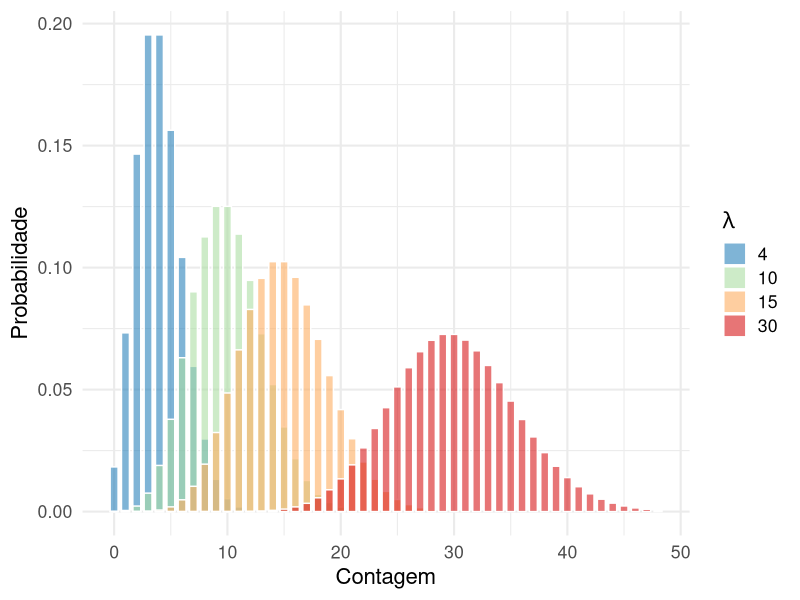
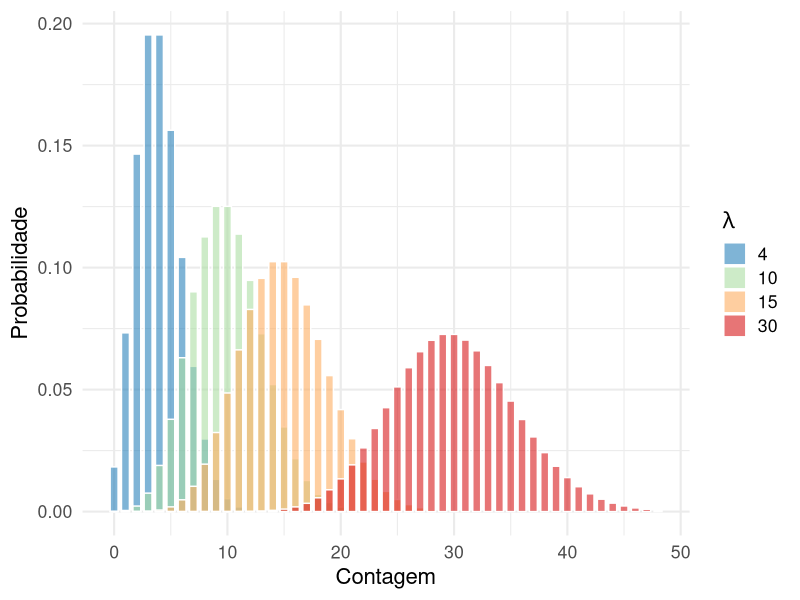
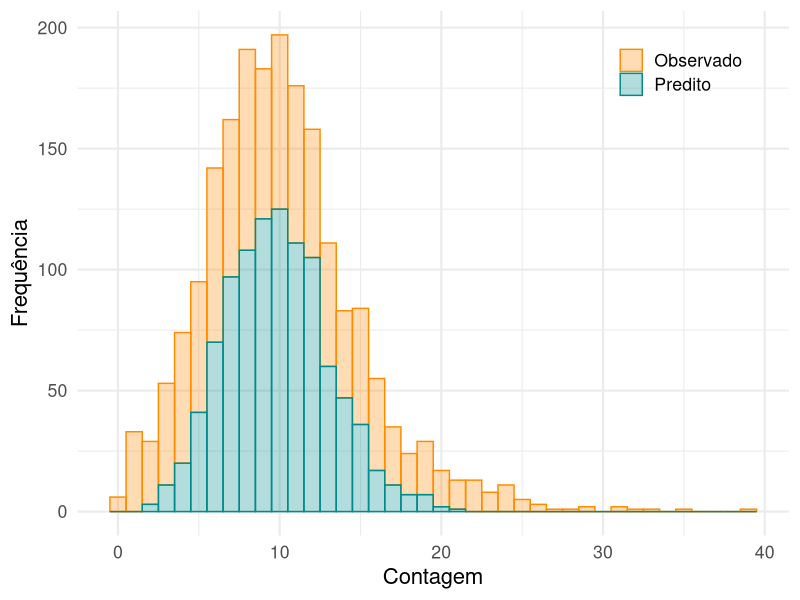

These charts were generated, in order, by the following R code: (Note: this script raises an error after producing the figures.)
#                                 #
#          - Figuras -            #
#            Aula 04              #
#                                 #
###################################


# Carregando os pacotes
#~~~~~~~~~~~~~~~~~~~~~~~~
library(ggplot2)
library(dplyr)
library(tidyr)


# Definindo o diretório base
#~~~~~~~~~~~~~~~~~~~~~~~~~~~~
setwd("~/OneDrive/Arbeit/Lectures_and_Talks/UFRN/Lectures/ECL0072-GLM_GAM/")



########################
# Distribuição Poisson #
########################


## Definindo o parâmetro (lambda) ##
lambdas <- c(4, 10, 15, 30)

## Simulando os dados ##
df_pois <- lapply(lambdas, function(lambda) {
  x <- 0:qpois(0.999, lambda) # include 99.9% of mass
  data.frame(x = x,
             y = dpois(x, lambda),
             lambda = factor(lambda))}) %>%
  bind_rows()


## Plot
p1 <- ggplot(df_pois, aes(x = x, y = y, fill = lambda)) +
  #geom_line(linewidth = 1.2) +
  #geom_point(size = 2) +
  geom_col(position = "identity", alpha = 0.6, width = 0.7, col = 'white') +
  theme_minimal(base_size = 14) +
  scale_fill_brewer(palette = "Spectral",direction = -1) +
 #scale_color_brewer(palette = "Spectral") +
  
  theme_minimal(base_size = 16) +
  labs( x = "Contagem",
        y = "Probabilidade",
        fill = expression(lambda))
p1

# ## Simulando os dados ##
# simu1 <- data.frame(x = 0:10, 
#                     y = dpois(0:10, lambda=3), 
#                     media = "E[Y] = 3")
# 
# simu2 <- data.frame(x = 0:10, 
#                     y = dpois(0:10, lambda=5),
#                     media = "E[Y] = 5")
# 
# simu3 <- data.frame(x = 0:40, 
#                     y = dpois(0:40, lambda=10), 
#                     media = "E[Y] = 10")
# 
# 
# simu4 <- data.frame(x = 60:140, 
#                     y = dpois(60:140, lambda=100), 
#                     media = "E[Y] = 100")
# 
# allsim <- rbind(simu1,simu2,simu3,simu4)
# allsim$media <- as.factor(allsim$media)
# 
# 
# ## Plot ##
# p1 <- ggplot(allsim, aes(x, y)) +
#   geom_segment(aes(x=x, xend=x, y=0, yend=y), linewidth=1.1, col = 'cyan4') +
#   geom_point(size=1.7,col = 'cyan4') +
#   facet_wrap(as.factor(media) ~ ., scales="free") +
#   ggpubr::theme_pubclean(base_size = 16) +
#   theme_bw(base_size = 16) +
#   theme(strip.background = element_rect(fill = "white"),
#         strip.text = element_text(face = "bold", size = 18),
#         panel.grid.major = element_line(linetype = "dotted"),
#         panel.grid.minor = element_line(linetype = "dotted"),
#         panel.border = element_blank(),
#         panel.spacing = unit(4, "lines"),
#         strip.placement = "outside")
# #p1

ggsave(plot = p1,
       filename ="Figuras/Distribuicao_Poisson.png", 
       width = 15,
       height = 8,
       dpi = 350)



##################
# Sobredispersão #
##################

# Para ilustrar o exemplo, usaremos a distribuição Poisson
# para representar os dados preditos.
# Para representar os dados observados, usaremos uma distribuição
# Binomial Negativa, que acomoda sobredispersão.


set.seed(987) #Para garantir a reprodutibilidade da simulação

## Definindo os parâmetros ##
nsim <- 1000 #No. de simulacoes
lambda <- 10 #Média de eventps
phi <- 4 #Sobredispersão

## Simulando os dados ##
predito <- rpois(nsim, lambda)
observado <- rnbinom(nsim, mu = lambda, size = phi) 

# Combine into dataframe with counts per value
df <- data.frame(
  valor = c(predito, observado),
  tipo = rep(c("Predito", "Observado"), each = nsim)
)


# Histogram bins
breaks <- seq(0, max(df$valor), by = 1)


## Plot ##
p2 <- ggplot(df, aes(x = valor, fill = tipo, color = tipo)) +
      geom_histogram(position = "stack",
                     bins = length(breaks),
                     alpha = 0.3) +
      scale_fill_manual(values = c("darkorange", "cyan4")) +
      scale_colour_manual(values = c("darkorange", "cyan4")) +
      labs(x = "Contagem",
           y = "Frequência") +
      theme_minimal(base_size = 16) +
      theme(#legend.position = "top",
            legend.position = c(0.95, 0.95),  # x and y coordinates (0 to 1 scale)
            legend.justification = c("right", "top"), # Align legend's right-top corner with the coordinates
            legend.title= element_blank())


ggsave(plot = p2,
       filename ="Figuras/Overdispersion.png", 
       width = 8,
       height = 5,
       dpi = 350)




#############################
# Sobredispersão - resíduos #
#############################

## Ajustar um modelo sobredisperso ##
set.seed(123)

n_obs <- 1000

x1 <- rnorm(n_obs)
y <- rpois(n_obs, lambda = exp(1 + 0.5 * x1))

mod <- glm(y ~ x1, family = "poisson")


## Calculando os resíduos de Pearson ##
df_res <- augment(mod, type.residuals = "pearson")


## Plot ##
p3 <- ggplot(df_res, aes(x = .fitted, y = .resid)) +
      geom_point(alpha = 0.4, size = 4, col = 'darkorange') +
      geom_hline(yintercept = 0, linetype = "dashed", color = "black", size =1.2) +
      labs(x = "Valores Ajustados",
           y = "Resíduos de Pearson") +
      theme_minimal(base_size = 16)


ggsave(plot = p3,
       filename ="Figuras/Overdispersion_residuals.png", 
       width = 8,
       height = 5,
       dpi = 350)



##################################
# Distribuição Binomial Negativa #
##################################


## Função para simular a distribuição BN ##
nb_data <- function(mu, sizes, prob_cutoff = 0.995) {
  df <- do.call(rbind, lapply(sizes, function(s) {
    # Dynamic cutoff for each size
    max_x <- qnbinom(prob_cutoff, mu = mu, size = s)
    x <- 0:max_x
    data.frame(x = x, y = dnbinom(x, mu = mu, size = s), size = factor(s))
  }))
  df
}

## Definindo os parâmetros ##
mu <- 10
alpha <- c(0.5, 1, 2, 5, 20, 1000)

# Gerando os dados
df <- nb_data(mu, alpha, prob_cutoff = 0.99) # cut tail at 99% mass

## Plot
p4 <- ggplot(df, aes(x = x, y = y, color = size)) +
      geom_line(linewidth = 1.2) +
      geom_point(size = 2) +
      theme_minimal(base_size = 16) +
      scale_color_brewer(palette = "Spectral") +
      labs(
        x = "Contagem",
        y = "Probabilidade",
        color = expression(alpha))

ggsave(plot = p4,
       filename ="Figuras/Distribuicao_BN.png", 
       width = 8,
       height = 5,
       dpi = 350)
